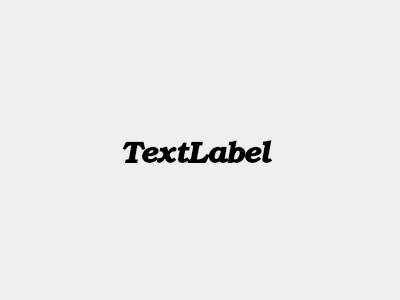
<?xml version="1.0" encoding="UTF-8"?>
<ui version="4.0">
 <class>BoxerDodgingPatientWindow</class>
 <widget class="QDialog" name="BoxerDodgingPatientWindow">
  <property name="geometry">
   <rect>
    <x>0</x>
    <y>0</y>
    <width>400</width>
    <height>300</height>
   </rect>
  </property>
  <property name="windowTitle">
   <string>Dialog</string>
  </property>
  <layout class="QVBoxLayout" name="verticalLayout">
   <property name="spacing">
    <number>0</number>
   </property>
   <property name="leftMargin">
    <number>0</number>
   </property>
   <property name="topMargin">
    <number>0</number>
   </property>
   <property name="rightMargin">
    <number>0</number>
   </property>
   <property name="bottomMargin">
    <number>0</number>
   </property>
   <item>
    <widget class="PaintMix" name="wgtBoxing" native="true">
     <widget class="QLabel" name="lblFrontComment">
      <property name="geometry">
       <rect>
        <x>60</x>
        <y>60</y>
        <width>271</width>
        <height>191</height>
       </rect>
      </property>
      <property name="font">
       <font>
        <family>Bookman Old Style</family>
        <pointsize>22</pointsize>
        <weight>75</weight>
        <italic>true</italic>
        <bold>true</bold>
       </font>
      </property>
      <property name="text">
       <string>TextLabel</string>
      </property>
      <property name="alignment">
       <set>Qt::AlignCenter</set>
      </property>
     </widget>
    </widget>
   </item>
  </layout>
 </widget>
 <customwidgets>
  <customwidget>
   <class>PaintMix</class>
   <extends>QWidget</extends>
   <header location="global">paintmix.h</header>
   <container>1</container>
  </customwidget>
 </customwidgets>
 <resources/>
 <connections/>
</ui>
